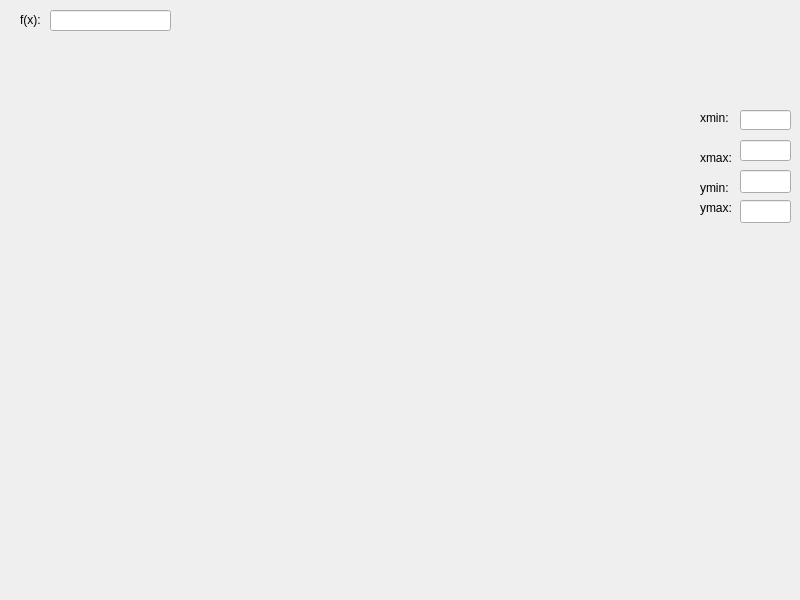
<?xml version="1.0" encoding="UTF-8"?>
<ui version="4.0">
 <class>MainWindow</class>
 <widget class="QMainWindow" name="MainWindow">
  <property name="geometry">
   <rect>
    <x>0</x>
    <y>0</y>
    <width>800</width>
    <height>600</height>
   </rect>
  </property>
  <property name="windowTitle">
   <string>MainWindow</string>
  </property>
  <property name="styleSheet">
   <string notr="true"/>
  </property>
  <widget class="QWidget" name="centralWidget">
   <widget class="QLabel" name="label">
    <property name="geometry">
     <rect>
      <x>150</x>
      <y>170</y>
      <width>59</width>
      <height>15</height>
     </rect>
    </property>
    <property name="text">
     <string/>
    </property>
   </widget>
   <widget class="QLineEdit" name="lineEdit_1">
    <property name="geometry">
     <rect>
      <x>50</x>
      <y>10</y>
      <width>121</width>
      <height>21</height>
     </rect>
    </property>
   </widget>
   <widget class="QLabel" name="label_2">
    <property name="geometry">
     <rect>
      <x>20</x>
      <y>10</y>
      <width>41</width>
      <height>20</height>
     </rect>
    </property>
    <property name="text">
     <string>f(x):</string>
    </property>
   </widget>
   <widget class="QLabel" name="label_3">
    <property name="enabled">
     <bool>true</bool>
    </property>
    <property name="geometry">
     <rect>
      <x>700</x>
      <y>110</y>
      <width>59</width>
      <height>15</height>
     </rect>
    </property>
    <property name="text">
     <string>xmin:</string>
    </property>
   </widget>
   <widget class="QLineEdit" name="lineEdit_3">
    <property name="geometry">
     <rect>
      <x>740</x>
      <y>140</y>
      <width>51</width>
      <height>21</height>
     </rect>
    </property>
   </widget>
   <widget class="QLineEdit" name="lineEdit_2">
    <property name="geometry">
     <rect>
      <x>740</x>
      <y>110</y>
      <width>51</width>
      <height>20</height>
     </rect>
    </property>
   </widget>
   <widget class="QLabel" name="label_4">
    <property name="geometry">
     <rect>
      <x>700</x>
      <y>150</y>
      <width>59</width>
      <height>15</height>
     </rect>
    </property>
    <property name="text">
     <string>xmax:</string>
    </property>
   </widget>
   <widget class="QLineEdit" name="lineEdit_4">
    <property name="geometry">
     <rect>
      <x>740</x>
      <y>200</y>
      <width>51</width>
      <height>23</height>
     </rect>
    </property>
   </widget>
   <widget class="QLineEdit" name="lineEdit_5">
    <property name="geometry">
     <rect>
      <x>740</x>
      <y>170</y>
      <width>51</width>
      <height>23</height>
     </rect>
    </property>
   </widget>
   <widget class="QLabel" name="label_5">
    <property name="geometry">
     <rect>
      <x>700</x>
      <y>180</y>
      <width>59</width>
      <height>15</height>
     </rect>
    </property>
    <property name="text">
     <string>ymin:</string>
    </property>
   </widget>
   <widget class="QLabel" name="label_6">
    <property name="geometry">
     <rect>
      <x>700</x>
      <y>200</y>
      <width>59</width>
      <height>15</height>
     </rect>
    </property>
    <property name="text">
     <string>ymax:</string>
    </property>
   </widget>
  </widget>
 </widget>
 <layoutdefault spacing="6" margin="11"/>
 <resources/>
 <connections/>
</ui>
